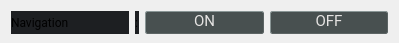
         <widget class="QWidget" name="statusIntBallValues0_9" native="true">
          <property name="geometry">
           <rect>
            <x>20</x>
            <y>40</y>
            <width>399</width>
            <height>41</height>
           </rect>
          </property>
          <property name="sizePolicy">
           <sizepolicy hsizetype="Preferred" vsizetype="MinimumExpanding">
            <horstretch>0</horstretch>
            <verstretch>0</verstretch>
           </sizepolicy>
          </property>
          <property name="font">
           <font>
            <family>Roboto</family>
           </font>
          </property>
          <property name="styleSheet">
           <string notr="true">QGroupBox {
  border: 0;
  font-size: 20px;
  background-color: rgb(29, 31, 34);
  margin-top: 25px;
}
QLabel {
    background-color: rgb(29, 31, 34);
}
QSpinBox, QComboBox {
  background-color: rgb(94, 85, 82);
  color: rgb(255, 255, 255);
}
QDoubleSpinBox:disabled, QComboBox:disabled {
  background-color: rgb(49, 51, 54);
  color: rgb(94, 85, 82);
}
QToolButton {
  background-color: rgb(29, 31, 34);
}
QToolButton:pressed {
  background-color: rgb(74, 65, 62);
}</string>
          </property>
          <layout class="QGridLayout" name="gridLayout_41" columnminimumwidth="115,0,0,0">
           <property name="bottomMargin">
            <number>9</number>
           </property>
           <item row="0" column="1">
            <widget class="QLabel" name="labelSplitter_64">
             <property name="minimumSize">
              <size>
               <width>4</width>
               <height>0</height>
              </size>
             </property>
             <property name="maximumSize">
              <size>
               <width>4</width>
               <height>16777215</height>
              </size>
             </property>
             <property name="font">
              <font>
               <family>Roboto</family>
              </font>
             </property>
             <property name="text">
              <string>:</string>
             </property>
            </widget>
           </item>
           <item row="0" column="2">
            <widget class="intball::CommandButton" name="pushButtonOperationTypeOn">
             <property name="font">
              <font>
               <family>Roboto</family>
               <pointsize>11</pointsize>
               <weight>50</weight>
               <bold>false</bold>
              </font>
             </property>
             <property name="styleSheet">
              <string notr="true">QPushButton {
  background-color: rgb(72, 80, 80);
  color: rgb(229, 227, 226);
  padding-bottom: 3px;
  border-radius: 2px;
  border: 1px outset rgb(92, 100, 100);
}
QPushButton:pressed {
  background-color: rgb(92, 100, 100);
  color: rgb(255, 255, 255);
  padding-bottom: 3px;
  border-radius: 2px;
  border: 1px outset rgb(92, 100, 100);
}
QPushButton:disabled {
  background-color: rgb(112, 120, 120);
  color: rgb(180, 180, 180);
  padding-bottom: 3px;
  border-radius: 2px;
  border: 1px outset rgb(112, 120, 120);
}</string>
             </property>
             <property name="text">
              <string>ON</string>
             </property>
             <property name="iconSize">
              <size>
               <width>22</width>
               <height>22</height>
              </size>
             </property>
            </widget>
           </item>
           <item row="0" column="0">
            <widget class="QLabel" name="labelNavigationCommand">
             <property name="font">
              <font>
               <family>Roboto</family>
              </font>
             </property>
             <property name="text">
              <string>Navigation</string>
             </property>
            </widget>
           </item>
           <item row="0" column="3">
            <widget class="intball::CommandButton" name="pushButtonOperationTypeOff">
             <property name="font">
              <font>
               <family>Roboto</family>
               <pointsize>11</pointsize>
               <weight>50</weight>
               <bold>false</bold>
              </font>
             </property>
             <property name="styleSheet">
              <string notr="true">QPushButton {
  background-color: rgb(72, 80, 80);
  color: rgb(229, 227, 226);
  padding-bottom: 3px;
  border-radius: 2px;
  border: 1px outset rgb(92, 100, 100);
}
QPushButton:pressed {
  background-color: rgb(92, 100, 100);
  color: rgb(255, 255, 255);
  padding-bottom: 3px;
  border-radius: 2px;
  border: 1px outset rgb(92, 100, 100);
}
QPushButton:disabled {
  background-color: rgb(112, 120, 120);
  color: rgb(180, 180, 180);
  padding-bottom: 3px;
  border-radius: 2px;
  border: 1px outset rgb(112, 120, 120);
}</string>
             </property>
             <property name="text">
              <string>OFF</string>
             </property>
             <property name="iconSize">
              <size>
               <width>22</width>
               <height>22</height>
              </size>
             </property>
            </widget>
           </item>
          </layout>
         </widget>
